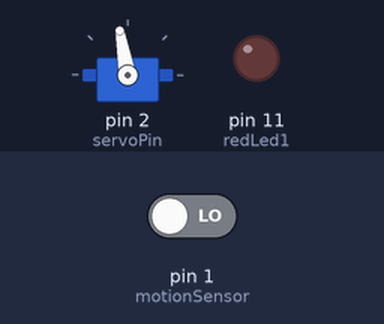
This sketch was run on a simulated Arduino Uno, built with avr-gcc and run on an emulated ATmega328P. Parts: servo, output pins drawn as LEDs (lit = HIGH). Inputs (shaded band) come from the test bench; at power-on: pin 1 (motionSensor) LOW.

Above: at 2.8 s.
2.9 s: pin 1 (motionSensor) driven HIGH
At 4.0 s:
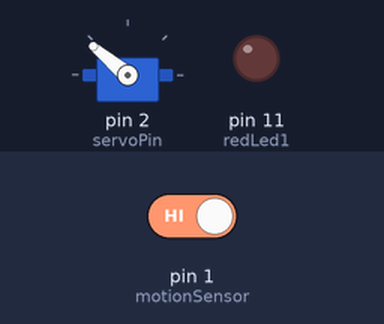
At 6.9 s:
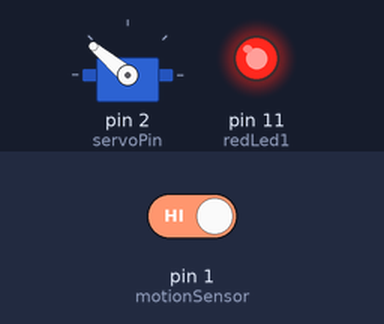
Timing chart, 0 to 12.8 s (numbered marks = the images above; inputs shaded):
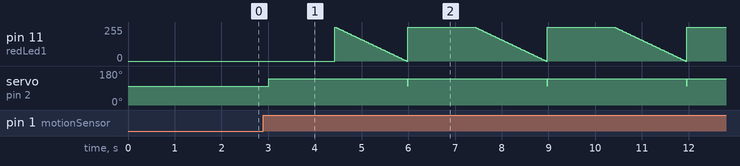

The sketch:

Arduino_motion-sense-constant-wave.ino
```cpp
// Motion Sensor
const int motionSensor = 1;
// LED lights (6 total)
const int greenLed     = 9;
const int yellowLed    = 10;
const int redLed1      = 11;
const int redLed2      = 12;
const int redLed3      = 13;
const int waitTime     = 500;
const int quickWait    = 500;
// Servo
#include <Servo.h>
Servo servo;
const int servoPin     = 2;
int pos                = 0;
const int servoStartDegree   = 100;
const int servoEndDegree     = 140;
// LCD Display
#include <LiquidCrystal.h>
LiquidCrystal lcd(8, 7, 6, 5, 4, 3);

void setup(){
  // Servo setup
  servo.attach(servoPin);
  servo.write(servoStartDegree);
  // LED setup
  // pinMode(motionSensor, INPUT);
  // pinMode(greenLed, OUTPUT);
  // pinMode(yellowLed, OUTPUT);
  // pinMode(redLed1, OUTPUT);
  // pinMode(redLed2, OUTPUT);
  // pinMode(redLed3, OUTPUT);
  // Define LCD Display
  // lcd.begin(16, 2);
  // any one-time tests
  /*testLcdDisplay();*/
  // servo.write(45);
  // testServo();
}
void testServo(){
 for(pos = 0; pos < 180; pos += 1){
    servo.write(pos);
    delay(50);
  }
  servo.write(0);
  delay(10000);
}
void testLeds(){
  // Test LED lights
  digitalWrite(greenLed, HIGH);
  digitalWrite(yellowLed, HIGH);
  digitalWrite(redLed1, HIGH);
  resetLeds();
}
void testLcdDisplay(){
  // set up the LCD's number of columns and rows:
  lcd.clear();
  lcd.home();
  // Print a message to the LCD.
  lcd.setCursor(4, 0);
  lcd.print("Hello,");
  lcd.setCursor(5, 1);
  lcd.print("Dave...");
  delay(waitTime);
}
void resetLeds(){
  digitalWrite(redLed1, LOW);
  digitalWrite(redLed2, LOW);
  digitalWrite(redLed3, LOW);
  digitalWrite(yellowLed, LOW);
  digitalWrite(greenLed, LOW);
}
void routineOne() {
 /* light pattern */
  resetLeds();
  servo.write(servoEndDegree);
  lcd.home();
  lcd.clear();
  lcd.home();
  // Print a message to the LCD.
  lcd.setCursor(4, 0);
  lcd.print("Hello,");
  lcd.setCursor(5, 1);
  lcd.print("Dave...");

  digitalWrite(redLed1, HIGH);
  digitalWrite(greenLed, LOW);
  delay(waitTime/3);
  digitalWrite(yellowLed, HIGH);
  delay(50);
  digitalWrite(yellowLed, LOW);
  delay(50);
  digitalWrite(yellowLed, HIGH);
  delay(50);
  digitalWrite(yellowLed, LOW);
  delay(50);
  digitalWrite(yellowLed, HIGH);
  delay(50);
  digitalWrite(yellowLed, LOW);
  delay(waitTime);
  digitalWrite(greenLed, HIGH);
  delay(waitTime);
  //digitalWrite(redLed1, LOW);
  // fade out from max to min in increments of 5 points:
  for(int fadeValue = 255 ; fadeValue >= 0; fadeValue -=5) {
    // sets the value (range from 0 to 255):
    analogWrite(redLed1, fadeValue);
    // wait for 30 milliseconds to see the dimming effect
    delay(30);
  }

  servo.write(servoStartDegree);
  lcd.clear();
}
void routineTwo() {
  resetLeds();
  servo.write(10);
  delay(100);
  servo.write(servoStartDegree);
  delay(100);
}
void onMotionSense(){
  routineOne();
  /*routineTwo();*/
}
void onIdle(){
  digitalWrite(redLed1, LOW);
  digitalWrite(redLed2, LOW);
  digitalWrite(redLed3, HIGH);
  digitalWrite(yellowLed, LOW);
  digitalWrite(greenLed, HIGH);
  delay(quickWait);
  digitalWrite(redLed3, LOW);
  digitalWrite(redLed2, HIGH);
  delay(quickWait);
}

void loop(){
  int value = digitalRead(motionSensor);
  if (value == HIGH) {
    onMotionSense();
  } else {
    onIdle();
  }
  /*testServo();*/
  /*testLeds();*/
  /*testLcdDisplay();*/
}
```
